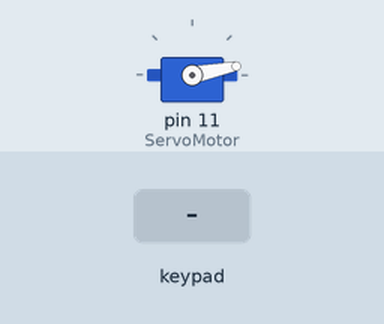
Recording of a sketch running on a simulated Arduino Uno, built with avr-gcc and run on an emulated ATmega328P. Parts: servo. The test bench sets the inputs (shaded band). What the sketch prints to the serial monitor is not drawn.

Above: at 1.2 s.
1.3 s: keypad keys 8 8 8 pressed 0.4 s apart
At 3.1 s:
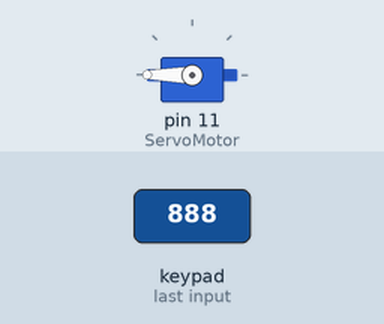
7.0 s: keypad keys 8 8 8 # pressed 0.4 s apart
At 8.7 s:
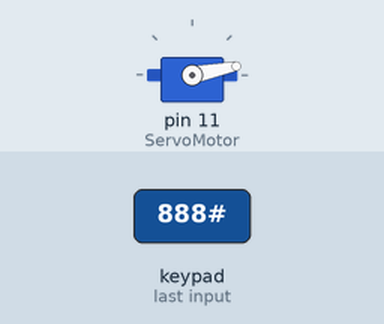
11.6 s: keypad keys 8 8 8 A pressed 0.4 s apart
At 13.8 s:
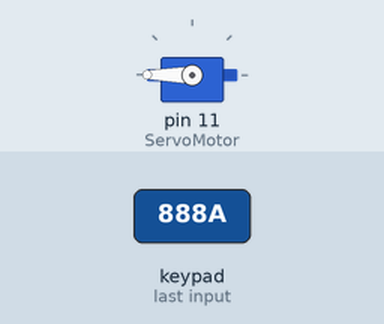
Timing chart, 0 to 15.3 s (numbered marks = the images above; inputs shaded):
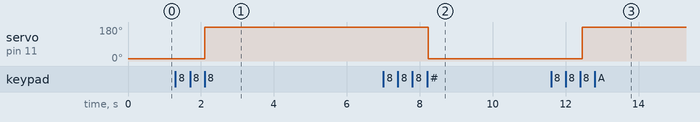

The sketch:

prototype.ino
```cpp
#include <Servo.h>
#include <Keypad.h>
Servo ServoMotor;
String password = "888"; // change the password here, just pick any 3 numbers
int position = 0;
const byte ROWS = 4;
const byte COLS = 4;
char keys[ROWS][COLS] = {
{'7','8','9','C'},
{'*','0','#','D'},
{'1','2','3','A'},
{'4','5','6','B'}
};
byte rowPins[ROWS] = { 7,6, 9 , 8};
byte colPins[COLS] = { 5, 4, 3, 2 };
Keypad keypad = Keypad( makeKeymap(keys), rowPins, colPins, ROWS, COLS );
int RedpinLock = 12;
int GreenpinUnlock = 13;
void setup()
{
ServoMotor.attach(11);
LockedPosition(true);
Serial.begin(9600);
}
void loop()
{
char key = keypad.getKey();
Serial.println(key);
if (key == '0' || key == '#')
{
position = 0;
Serial.println(key);
Serial.println("DOOR LOCKED");
digitalWrite(LED_BUILTIN,HIGH);
LockedPosition(true);
}
if (key == password[position])
{
position ++;
}
if (position == 3)
{
LockedPosition(false);
Serial.println("DOOR UNLOCKED");
}
    delay(100);
}
void LockedPosition(int locked)
{
if (locked)
{
digitalWrite(RedpinLock, HIGH);
digitalWrite(GreenpinUnlock, LOW);
ServoMotor.write(11);
}
else
{
digitalWrite(RedpinLock, LOW);
digitalWrite(GreenpinUnlock, HIGH);
ServoMotor.write(180);
}
}
```

Measured:
- after the input at 1.3 s, servo on pin 11 (ServoMotor): 11° → 180° after 0.81 s
- after the input at 7.0 s, servo on pin 11 (ServoMotor): 180° → 11° after 1.2 s
- after the input at 11.6 s, servo on pin 11 (ServoMotor): 11° → 180° after 0.85 s
